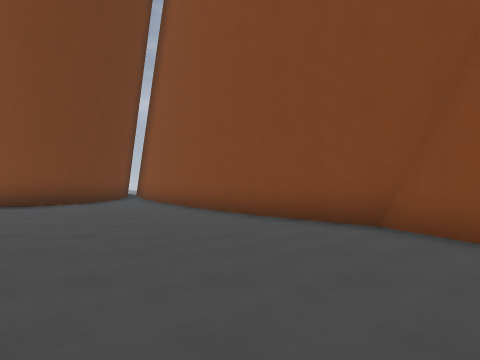
view 1 (above)

24 first-person views from a walk through a level from a Godot 3-D game. The camera is 1.5 m above the floor, looks level and sees 70° across. The floor is counted in squares, 2 m on a side. Each view is taken from the middle of a square. On the plan, view 1 faces up. The plan holds only what a view shows up to about 11 squares ahead; the rest is blank. The place goes on beyond the plan.

view 2
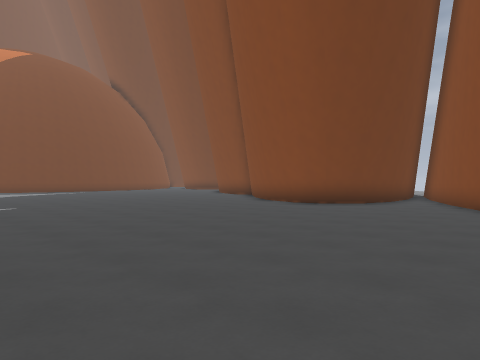

view 3
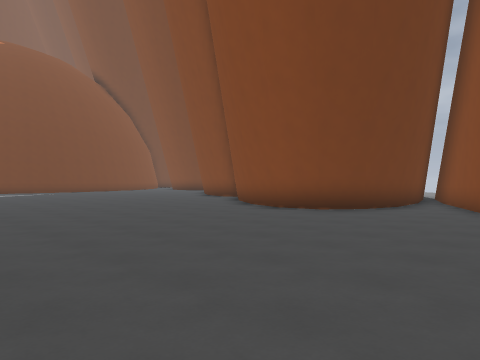

view 4
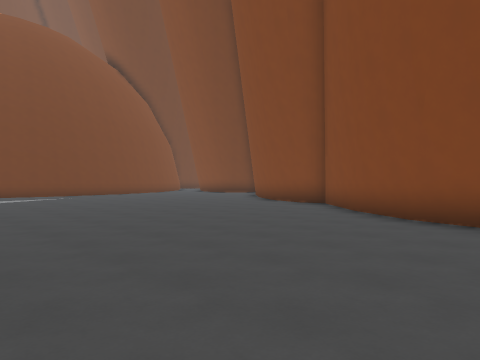

view 5
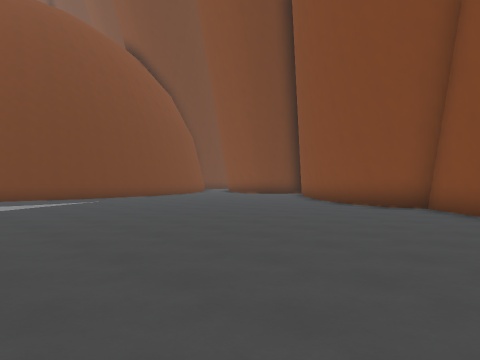

view 6
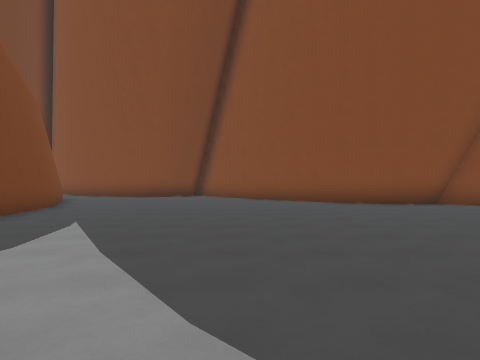

view 7
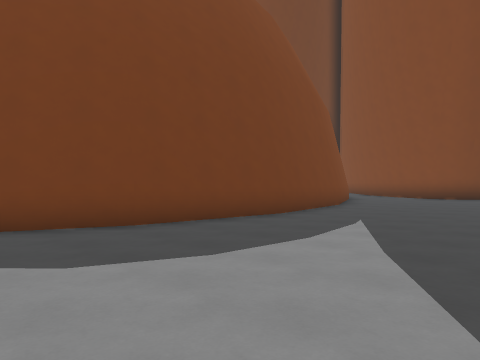

view 8
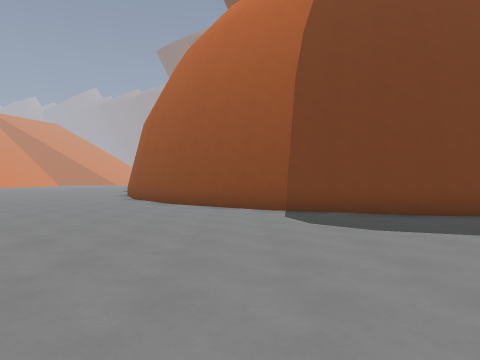

view 9
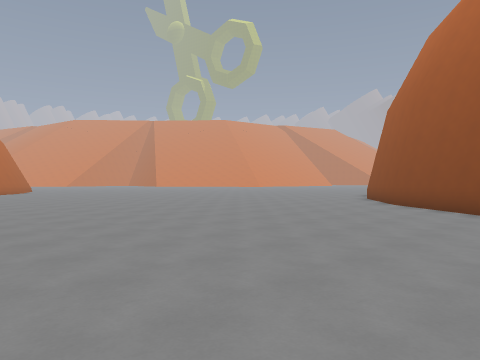

view 10
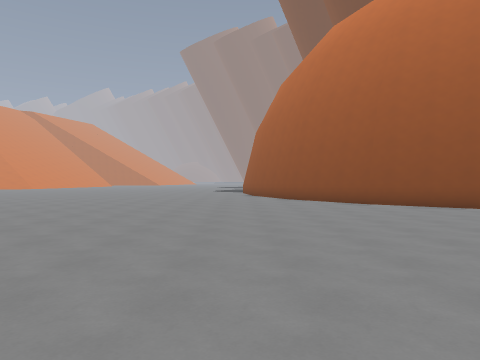

view 11
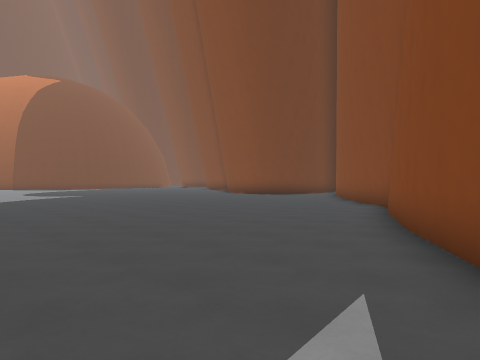

view 12
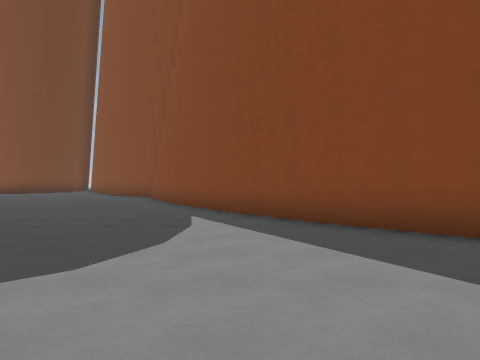

view 13
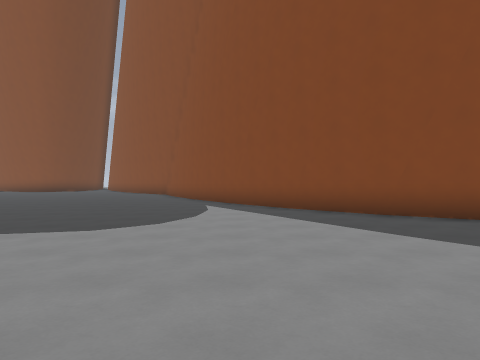

view 14
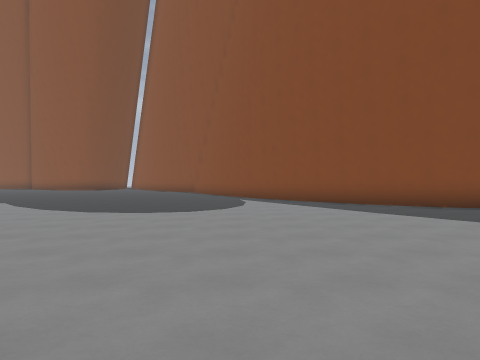

view 15
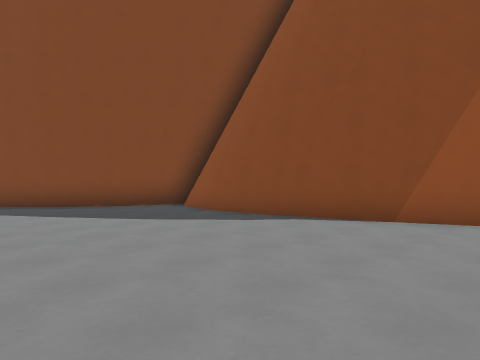

view 16
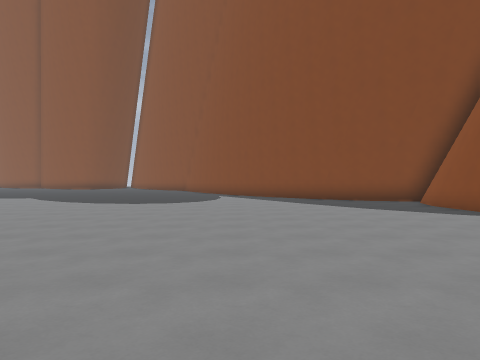

view 17
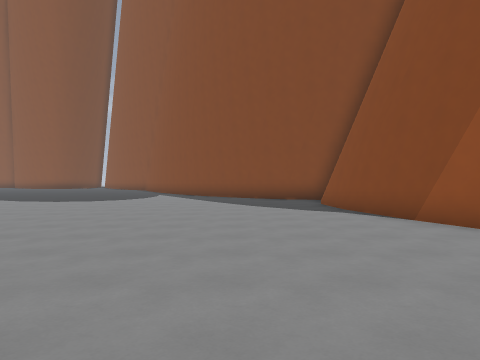

view 18
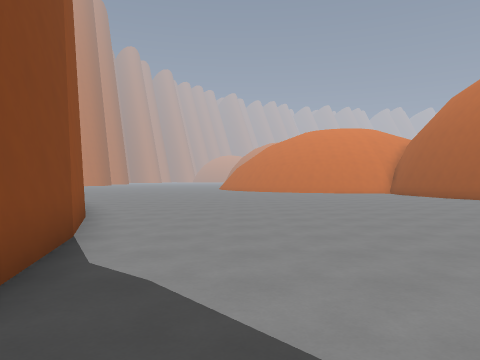

view 19
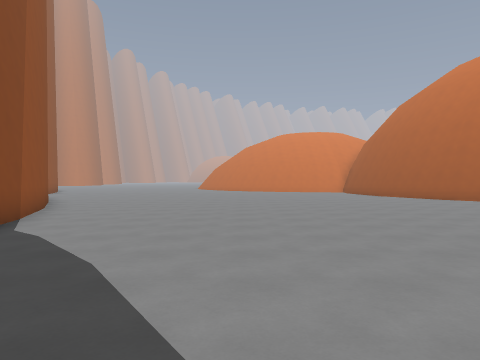

view 20
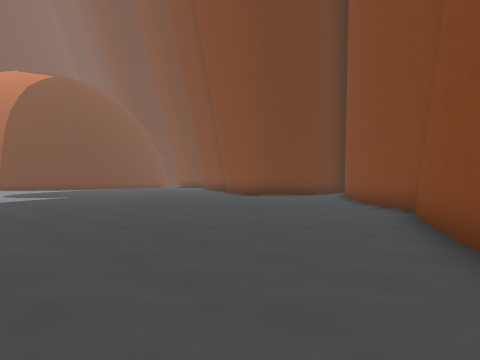

view 21
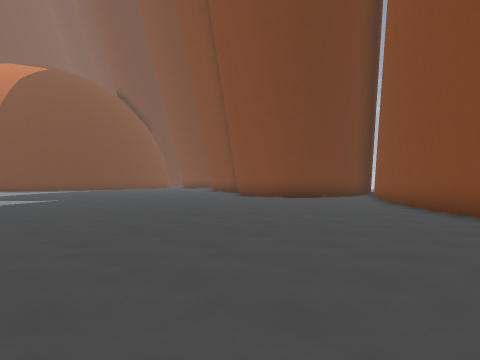

view 22
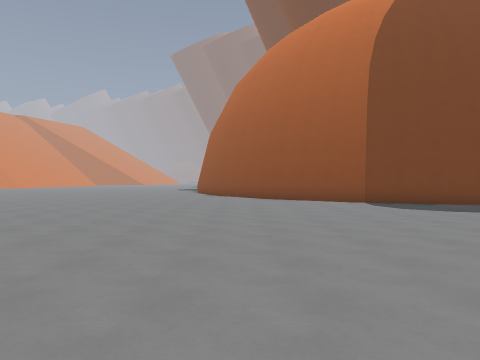

view 23
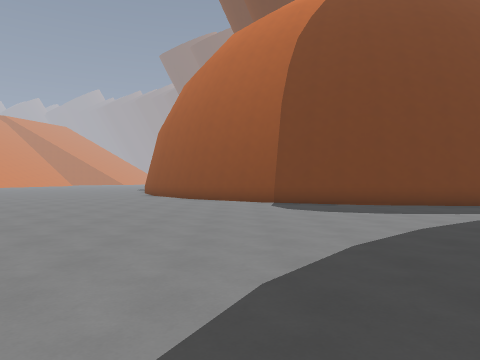

view 24
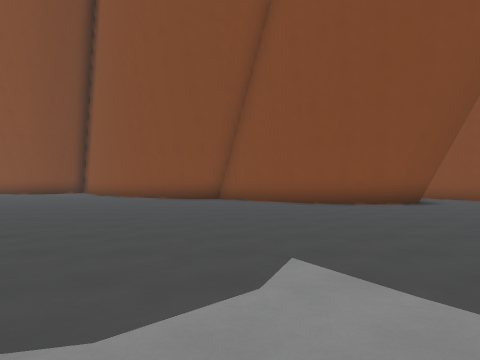

### Floor plan
Points are (right, up) in squares from view 1. A wall is a line through its corners. A room is listed if a view was taken in it or the views show most of it. See-through windows are left out.
Room 1 (views 1, 2, 3, 4, 5, 6, 7, 8, 9, 10, 11, 12, 13, 14, 15, 16, 17, 18, 19, 20, 21, 22, 23, 24)
walls: (-6.5, 9.1) (-8.3, 9.6); (-8, 9.5) (-10, 10.8); (3, 3.6) (2.4, 5.2) (2, 5.4); (4.3, 1.1) (2.8, 4); (0.8, 6.7) (-1.3, 9.2); (-9.7, 10.5) (-11.7, 12.4) (-12.4, 12.2) (-14.3, 12.8); (2.4, 5.3) (0.4, 7.1); (-1, 8.8) (-2.8, 11.6); (5.9, -1.3) (4.1, 1.4); (-11.4, 12.1) (-11.8, 12.6); (-4.5, 11.7) (-4.8, 10.1) (-5.5, 9.3) (-6.8, 9); (-24.5, 1.7) (-26.7, -1.1); (-2.5, 11.2) (-3.7, 13.5); (7.6, -3.4) (5.6, -0.9); (-13.9, 12.6) (-14.6, 13.1); (-26.5, -1) (-27.1, -1.4); (-4.6, 13.5) (-4.5, 11.5); (9.3, -5) (7.3, -3.1); (-22.8, 8.2) (-23.3, 4.8) (-24.6, 1.6); (11, -6) (9.1, -4.8); (-23.3, 11.6) (-22.8, 8.1); (11.7, -8.7) (12.1, -6.9); (12.2, -6.2) (10.6, -5.7); (12.4, -6.5) (10.8, -6); (11.8, -10.7) (11.7, -8.2); (-23.9, 13) (-23.3, 11.4); (12.4, -13) (11.7, -10.2); (13.2, -14.9) (12.3, -12.6)
low walls: (-4.8, 10.3) (-5.6, 9.5) (-6.9, 9.2); (-4.6, 11.9) (-4.9, 10.4); (-11.8, 12.6) (-12.7, 12.4)

Positions as (right, up) in squares from view 1, and headings:
1: (0, 0), facing up
2: (0, 0), facing up-left
3: (-1, 2), facing up-left
4: (-6, 3), facing up-left
5: (-9, 3), facing up-left
6: (-18, 2), facing up
7: (-18, 2), facing up-left
8: (-16, 1), facing left
9: (-16, 3), facing down-left
10: (-16, -5), facing left
11: (6, -4), facing up-left
12: (6, -9), facing up
13: (6, -12), facing up
14: (5, -15), facing up
15: (6, -15), facing up-right
16: (6, -18), facing up
17: (9, -19), facing up
18: (10, -8), facing down
19: (8, -6), facing down
20: (5, -3), facing up-left
21: (3, -2), facing up-left
22: (-13, -2), facing left
23: (-13, 1), facing left
24: (-11, -1), facing up
